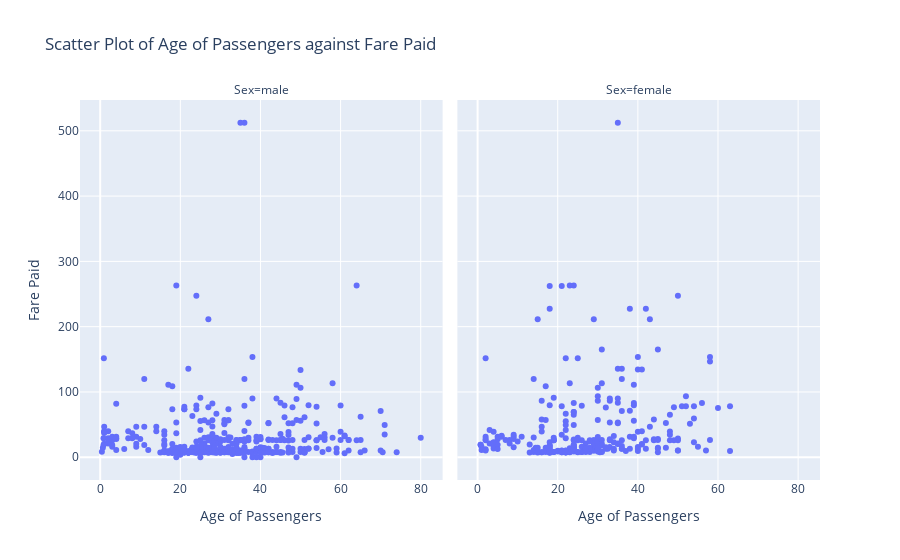

The notebook cell this image was saved under:
### Markdown cell above
# 6. Using a scatter plot, plot the ages to the fare paid by the each passenger based on their gender.

### Code cell
fig = px.scatter(df, x="Age", y="Fare", 
                 facet_col="Sex",
                 labels={
                     "Age": "Age of Passengers",
                     "Fare": "Fare Paid",
                 },
                 size_max=60,
                 title="Scatter Plot of Age of Passengers against Fare Paid")
fig.show()

### Figure 1 — Plotly figure (JSON) as saved in the notebook; plotly's stock layout.template omitted (floating-point values rounded to 4 significant figures; data arrays with more than 128 entries replaced by an {"elided": "..."} marker saying what was removed)
{"data": [{"hovertemplate": "Sex=male<br>Age of Passengers=%{x}<br>Fare Paid=%{y}<extra></extra>", "legendgroup": "", "marker": {"color": "#636efa", "symbol": "circle"}, "mode": "markers", "name": "", "orientation": "v", "showlegend": false, "type": "scatter", "x": {"elided": "453 float values"}, "xaxis": "x", "y": {"elided": "453 float values"}, "yaxis": "y"}, {"hovertemplate": "Sex=female<br>Age of Passengers=%{x}<br>Fare Paid=%{y}<extra></extra>", "legendgroup": "", "marker": {"color": "#636efa", "symbol": "circle"}, "mode": "markers", "name": "", "orientation": "v", "showlegend": false, "type": "scatter", "x": {"elided": "259 float values"}, "xaxis": "x2", "y": {"elided": "259 float values"}, "yaxis": "y2"}], "layout": {"annotations": [{"font": {}, "showarrow": false, "text": "Sex=male", "x": 0.245, "xanchor": "center", "xref": "paper", "y": 1, "yanchor": "bottom", "yref": "paper"}, {"font": {}, "showarrow": false, "text": "Sex=female", "x": 0.755, "xanchor": "center", "xref": "paper", "y": 1, "yanchor": "bottom", "yref": "paper"}], "legend": {"tracegroupgap": 0}, "title": {"text": "Scatter Plot of Age of Passengers against Fare Paid"}, "xaxis": {"anchor": "y", "domain": [0, 0.49], "title": {"text": "Age of Passengers"}}, "xaxis2": {"anchor": "y2", "domain": [0.51, 1], "matches": "x", "title": {"text": "Age of Passengers"}}, "yaxis": {"anchor": "x", "domain": [0, 1], "title": {"text": "Fare Paid"}}, "yaxis2": {"anchor": "x2", "domain": [0, 1], "matches": "y", "showticklabels": false}}}
